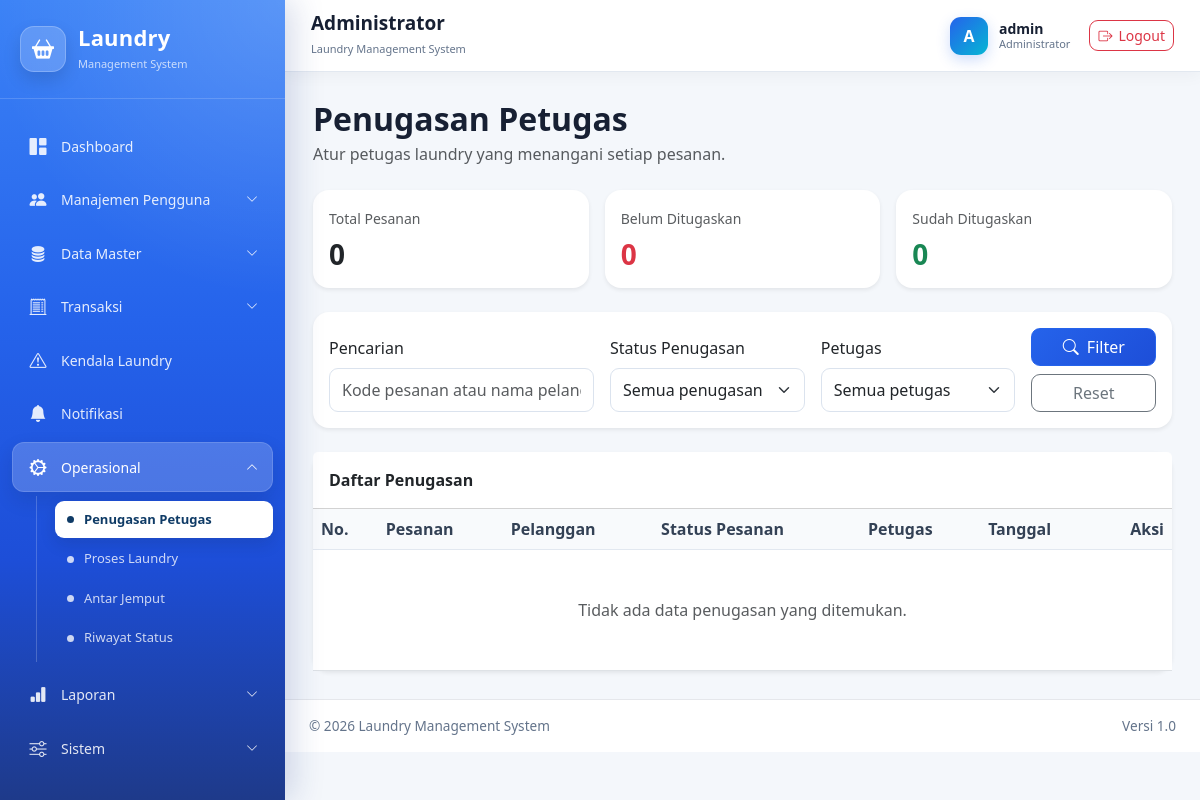
Page /administrator/operasional/penugasan/ (signed in) on the committed database.
### administrator/models.py (models this page shows, shortened)
class User(AbstractUser):
    class Role(models.TextChoices):
        ADMINISTRATOR = "administrator", "Administrator"
        KASIR = "kasir", "Kasir"
        PETUGAS_LAUNDRY = "petugaslaundry", "Petugas Laundry"
        PELANGGAN = "pelanggan", "Pelanggan"
    role = models.CharField(
        max_length=30,
        choices=Role.choices,
        default=Role.PELANGGAN,
        db_index=True,
        verbose_name="Hak akses",
    )
    nomor_hp = models.CharField(
        max_length=20,
        unique=True,
        verbose_name="Nomor HP",
    )
    alamat = models.TextField(
        blank=True,
        verbose_name="Alamat",
    )
    foto = models.ImageField(
        upload_to="pengguna/foto/",
        blank=True,
        null=True,
        verbose_name="Foto",
    )
    is_verified = models.BooleanField(
        default=False,
        db_index=True,
        verbose_name="Terverifikasi",
        help_text="Pelanggan harus diverifikasi administrator sebelum dapat login.",
    )
    verified_at = models.DateTimeField(
        blank=True,
        null=True,
        verbose_name="Waktu verifikasi",
    )
    verified_by = models.ForeignKey(
        "self",
        on_delete=models.SET_NULL,
        blank=True,
        null=True,
        related_name="pengguna_diverifikasi",
        verbose_name="Diverifikasi oleh",
    )
    email = models.EmailField(
        unique=True,
        verbose_name="Email",
    )
    class Meta:
        verbose_name = "Pengguna"
        verbose_name_plural = "Data Pengguna"
        ordering = ["username"]
    def verifikasi(self, administrator):
        """
        Memverifikasi akun pelanggan.
        """
        self.is_verified = True
        self.is_active = True
        self.verified_at = timezone.now()
        self.verified_by = administrator
        self.save(
            update_fields=[
                "is_verified",
                "is_active",
                "verified_at",
                "verified_by",
            ]
        )

### administrator/views_penugasan.py (the view, shortened to what this page needs)
@administrator_required
def penugasan_list(request):
    query = request.GET.get("q", "").strip()
    status_penugasan = request.GET.get("penugasan", "").strip()
    petugas_id = request.GET.get("petugas", "").strip()
    pesanan_queryset = (
        Pesanan.objects.select_related(
            "pelanggan",
            "petugas_laundry",
            "kasir",
        )
        .prefetch_related(
            "detail_pesanan",
        )
        .order_by("-created_at")
    )
    if status_penugasan == "belum_ditugaskan":
        pesanan_queryset = pesanan_queryset.filter(
            petugas_laundry__isnull=True,
        )
    elif status_penugasan == "sudah_ditugaskan":
        pesanan_queryset = pesanan_queryset.filter(
            petugas_laundry__isnull=False,
        )
    if petugas_id:
        pesanan_queryset = pesanan_queryset.filter(
            petugas_laundry_id=petugas_id,
        )
    paginator = Paginator(pesanan_queryset, 10)
    page_obj = paginator.get_page(request.GET.get("page"))
    seluruh_pesanan = Pesanan.objects.all()
    context = {
        "page_obj": page_obj,
        "pesanan_list": page_obj.object_list,
        "petugas_list": get_petugas_laundry_queryset(),
        "query": query,
        "selected_penugasan": status_penugasan,
        "selected_petugas": petugas_id,
        "total_pesanan": seluruh_pesanan.count(),
        "total_belum_ditugaskan": seluruh_pesanan.filter(
            petugas_laundry__isnull=True,
        ).count(),
        "total_sudah_ditugaskan": seluruh_pesanan.filter(
            petugas_laundry__isnull=False,
        ).count(),
    }
    return render(
        request,
        "administrator/operasional/penugasan_list.html",
        context,
    )

### administrator/views_penugasan.py (called while the page is built)
def get_petugas_laundry_queryset():
    return (
        User.objects.filter(
            role=User.Role.PETUGAS_LAUNDRY,
            is_active=True,
        )
        .annotate(
            jumlah_tugas=Count(
                "pesanan_dikerjakan",
                distinct=True,
            )
        )
        .order_by("first_name", "last_name", "username")
    )

### templates/administrator/operasional/penugasan_list.html (shortened to what this page needs)
{% extends "base.html" %}
{% block content %}
<div class="d-flex flex-wrap justify-content-between align-items-start gap-3 mb-4">
    <div>
        <h2 class="fw-bold mb-1">Penugasan Petugas</h2>
        <p class="text-muted mb-0">
            Atur petugas laundry yang menangani setiap pesanan.
        </p>
    </div>
</div>
<div class="row g-3 mb-4">
    <div class="col-md-4">
        <div class="card border-0 shadow-sm h-100">
            <div class="card-body">
                <small class="text-muted">Total Pesanan</small>
                <h3 class="fw-bold mb-0 mt-2">{{ total_pesanan }}</h3>
            </div>
        </div>
    </div>
    <div class="col-md-4">
        <div class="card border-0 shadow-sm h-100">
            <div class="card-body">
                <small class="text-muted">Belum Ditugaskan</small>
                <h3 class="fw-bold mb-0 mt-2 text-danger">
                    {{ total_belum_ditugaskan }}
                </h3>
            </div>
        </div>
    </div>
    <div class="col-md-4">
        <div class="card border-0 shadow-sm h-100">
            <div class="card-body">
                <small class="text-muted">Sudah Ditugaskan</small>
                <h3 class="fw-bold mb-0 mt-2 text-success">
                    {{ total_sudah_ditugaskan }}
                </h3>
            </div>
        </div>
    </div>
</div>
<div class="card border-0 shadow-sm mb-4">
    <div class="card-body">
        <form method="get">
            <div class="row g-3 align-items-end">
                <div class="col-lg-4">
                    <label class="form-label">Pencarian</label>
                    <input
                        type="text"
                        name="q"
                        value="{{ query }}"
                        class="form-control"
                        placeholder="Kode pesanan atau nama pelanggan"
                    >
                </div>
                <div class="col-lg-3">
                    <label class="form-label">Status Penugasan</label>
                    <select name="penugasan" class="form-select">
                        <option value="">Semua penugasan</option>
                    </select>
                </div>
                <div class="col-lg-3">
                    <label class="form-label">Petugas</label>
                    <select name="petugas" class="form-select">
                        <option value="">Semua petugas</option>
                    </select>
                </div>
                <div class="col-lg-2">
                    <div class="d-grid gap-2">
                        <button type="submit" class="btn btn-primary">
                            <i class="bi bi-search me-1"></i>
                            Filter
                        </button>
                        <a href="{% url 'administrator:penugasan_list' %}" class="btn btn-outline-secondary">
                            Reset
                        </a>
                    </div>
                </div>
            </div>
        </form>
    </div>
</div>
<div class="card border-0 shadow-sm">
    <div class="card-header bg-white py-3">
        <strong>Daftar Penugasan</strong>
    </div>
    <div class="table-responsive">
        <table class="table table-hover align-middle mb-0">
            <thead>
                <tr>
                    <th>No.</th>
                    <th>Pesanan</th>
                    <th>Pelanggan</th>
                    <th>Status Pesanan</th>
                    <th>Petugas</th>
                    <th>Tanggal</th>
                    <th class="text-end">Aksi</th>
                </tr>
            </thead>
            <tbody>
                {% for pesanan in pesanan_list %}
                    <tr>
                        <td>{{ forloop.counter }}</td>
                        <td>
                            <span class="fw-semibold">
                                {{ pesanan.kode_pesanan }}
                            </span>
                        </td>
                        <td>
                            {{ pesanan.pelanggan.get_full_name|default:pesanan.pelanggan.username }}
                        </td>
                        <td>
                            <span class="badge bg-secondary">
                                {{ pesanan.get_status_display }}
                            </span>
                        </td>
                        <td>
                            {% if pesanan.petugas_laundry %}
                                <div class="fw-semibold">
                                    {{ pesanan.petugas_laundry.get_full_name|default:pesanan.petugas_laundry.username }}
                                </div>
                                <small class="text-success">
                                    Sudah ditugaskan
                                </small>
                            {% else %}
                                <span class="badge bg-danger">
                                    Belum ditugaskan
                                </span>
                            {% endif %}
                        </td>
                        <td>
                            {{ pesanan.created_at|date:"d M Y H:i" }}
                        </td>
                        <td class="text-end">
                            <a
                                href="{% url 'administrator:penugasan_detail' pesanan.pk %}"
                                class="btn btn-sm btn-outline-primary"
                            >
                                <i class="bi bi-person-check me-1"></i>
                                Atur Petugas
                            </a>
                        </td>
                    </tr>
                {% empty %}
                    <tr>
                        <td colspan="7" class="text-center text-muted py-5">
                            Tidak ada data penugasan yang ditemukan.
                        </td>
                    </tr>
                {% endfor %}
            </tbody>
        </table>
    </div>
</div>
{% endblock %}

### templates/includes/navbar.html
<nav class="top-navbar">
    <div>
        <h5 class="navbar-title">
            {% if request.user.role == "administrator" %}
                Administrator
            {% elif request.user.role == "kasir" %}
                Kasir
            {% elif request.user.role == "petugas_laundry" %}
                Petugas Laundry
            {% elif request.user.role == "pelanggan" %}
                Pelanggan
            {% else %}
                Laundry Management System
            {% endif %}
        </h5>
        <small class="navbar-subtitle">
            Laundry Management System
        </small>
    </div>
    <div class="navbar-user">
        <div class="user-avatar">
            {{ request.user.username|first|upper }}
        </div>
        <div class="user-info">
            <span class="user-name">
                {{ request.user.get_full_name|default:request.user.username }}
            </span>
            <small>
                {% if request.user.is_authenticated %}
                    {{ request.user.get_role_display }}
                {% endif %}
            </small>
        </div>
        <a
            href="{% url 'logout' %}"
            class="btn btn-outline-danger btn-sm logout-button"
        >
            <i class="bi bi-box-arrow-right"></i>
            Logout
        </a>
    </div>
</nav>

### static/css/style.css (style rules this page uses)
:root { --sidebar-width: 285px; --primary: #2563eb; --primary-dark: #1d4ed8; --primary-deep: #1e3a8a; --primary-soft: #dbeafe; --cyan: #06b6d4; --body-bg: #f4f7fb; --text-dark: #172033; --text-muted: #64748b; --white: #ffffff; --border: #e2e8f0; }
* { box-sizing: border-box; }
html, body { min-height: 100%; }
body { margin: 0; background: var(--body-bg); color: var(--text-dark); font-family: "Segoe UI", Tahoma, Geneva, Verdana, sans-serif; }
.top-navbar { position: sticky; top: 0; z-index: 1020; display: flex; align-items: center; justify-content: space-between; min-height: 72px; padding: 12px 26px; background: rgba(255, 255, 255, 0.94); border-bottom: 1px solid var(--border); box-shadow: 0 4px 15px rgba(15, 23, 42, 0.04); backdrop-filter: blur(12px); }
.navbar-title { margin: 0; color: var(--text-dark); font-size: 19px; font-weight: 700; }
.navbar-subtitle { color: var(--text-muted); font-size: 11px; }
.navbar-user { display: flex; align-items: center; gap: 11px; }
.user-avatar { display: grid; width: 38px; height: 38px; place-items: center; color: var(--white); background: linear-gradient(135deg, var(--primary), var(--cyan)); border-radius: 11px; font-weight: 700; box-shadow: 0 5px 14px rgba(37, 99, 235, 0.22); }
.user-info { display: flex; flex-direction: column; line-height: 1.2; }
.user-name { color: var(--text-dark); font-size: 14px; font-weight: 600; }
.user-info small { color: var(--text-muted); font-size: 11px; }
.logout-button { display: inline-flex; align-items: center; gap: 6px; margin-left: 8px; border-radius: 9px; }
.card { border: 1px solid rgba(226, 232, 240, 0.8); border-radius: 16px; box-shadow: 0 10px 28px rgba(15, 23, 42, 0.06); }
.btn { border-radius: 9px; }
.btn-primary { background: linear-gradient(135deg, var(--primary), var(--primary-dark)); border-color: var(--primary); }
.form-control, .form-select { min-height: 44px; border-color: #dbe3ee; border-radius: 9px; }
.table thead th { color: #334155; background: #f8fafc; border-bottom: 1px solid var(--border); font-weight: 700; }

### rows in the picture
User: user.username|first "A", user.get_full_name "admin", user.role "Administrator"

### other values in the picture
{{ total_pesanan }} "0"
{{ total_belum_ditugaskan }} "0"
{{ total_sudah_ditugaskan }} "0"
